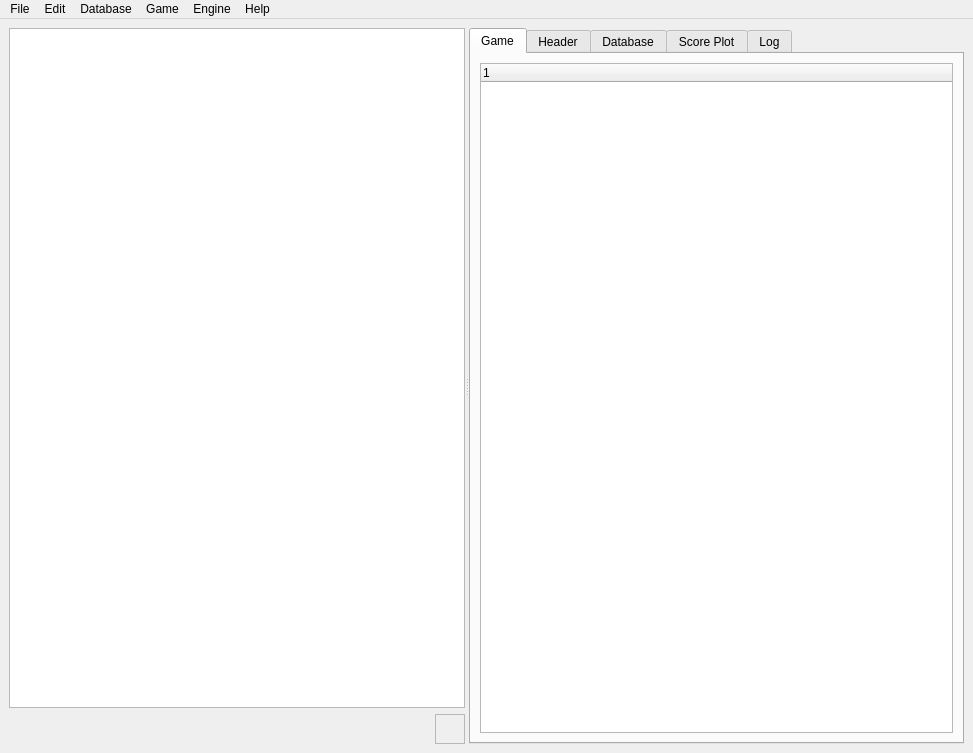
<?xml version="1.0" encoding="UTF-8"?>
<ui version="4.0">
 <class>MainWindow</class>
 <widget class="QMainWindow" name="MainWindow">
  <property name="geometry">
   <rect>
    <x>0</x>
    <y>0</y>
    <width>973</width>
    <height>753</height>
   </rect>
  </property>
  <property name="windowTitle">
   <string>MzChess</string>
  </property>
  <widget class="QWidget" name="centralWidget">
   <layout class="QVBoxLayout" name="verticalLayout_2">
    <item>
     <widget class="QSplitter" name="splitter">
      <property name="orientation">
       <enum>Qt::Horizontal</enum>
      </property>
      <widget class="QWidget" name="layoutWidget">
       <layout class="QVBoxLayout" name="verticalLayout">
        <item>
         <widget class="QBoardViewClass" name="boardGraphicsView">
          <property name="sizePolicy">
           <sizepolicy hsizetype="Preferred" vsizetype="Expanding">
            <horstretch>5</horstretch>
            <verstretch>0</verstretch>
           </sizepolicy>
          </property>
          <property name="minimumSize">
           <size>
            <width>100</width>
            <height>100</height>
           </size>
          </property>
         </widget>
        </item>
        <item>
         <layout class="QHBoxLayout" name="horizontalLayout">
          <item>
           <widget class="QLabel" name="materialLabel">
            <property name="sizePolicy">
             <sizepolicy hsizetype="Expanding" vsizetype="Fixed">
              <horstretch>0</horstretch>
              <verstretch>0</verstretch>
             </sizepolicy>
            </property>
            <property name="minimumSize">
             <size>
              <width>0</width>
              <height>30</height>
             </size>
            </property>
            <property name="maximumSize">
             <size>
              <width>16777215</width>
              <height>30</height>
             </size>
            </property>
            <property name="font">
             <font>
              <family>Chess Leipzig</family>
              <pointsize>20</pointsize>
             </font>
            </property>
            <property name="text">
             <string/>
            </property>
           </widget>
          </item>
          <item>
           <widget class="QFrame" name="turnFrame">
            <property name="sizePolicy">
             <sizepolicy hsizetype="Fixed" vsizetype="Fixed">
              <horstretch>0</horstretch>
              <verstretch>0</verstretch>
             </sizepolicy>
            </property>
            <property name="minimumSize">
             <size>
              <width>30</width>
              <height>30</height>
             </size>
            </property>
            <property name="autoFillBackground">
             <bool>true</bool>
            </property>
            <property name="frameShape">
             <enum>QFrame::StyledPanel</enum>
            </property>
            <property name="frameShadow">
             <enum>QFrame::Raised</enum>
            </property>
           </widget>
          </item>
         </layout>
        </item>
       </layout>
      </widget>
      <widget class="QTabWidget" name="tabWidget">
       <property name="sizePolicy">
        <sizepolicy hsizetype="Expanding" vsizetype="Preferred">
         <horstretch>0</horstretch>
         <verstretch>0</verstretch>
        </sizepolicy>
       </property>
       <property name="minimumSize">
        <size>
         <width>100</width>
         <height>0</height>
        </size>
       </property>
       <property name="maximumSize">
        <size>
         <width>16777215</width>
         <height>16777215</height>
        </size>
       </property>
       <property name="currentIndex">
        <number>0</number>
       </property>
       <widget class="QWidget" name="tabGame">
        <attribute name="title">
         <string>Game</string>
        </attribute>
        <layout class="QVBoxLayout" name="verticalLayout_3">
         <item>
          <widget class="GameTreeView" name="gameTreeViewWidget">
           <property name="editTriggers">
            <set>QAbstractItemView::EditKeyPressed</set>
           </property>
           <property name="expandsOnDoubleClick">
            <bool>true</bool>
           </property>
           <column>
            <property name="text">
             <string notr="true">1</string>
            </property>
           </column>
          </widget>
         </item>
        </layout>
       </widget>
       <widget class="QWidget" name="tabHeader">
        <attribute name="title">
         <string>Header</string>
        </attribute>
        <layout class="QVBoxLayout" name="verticalLayout_4">
         <item>
          <widget class="GameHeaderView" name="gameHeaderTableView">
           <property name="editTriggers">
            <set>QAbstractItemView::EditKeyPressed</set>
           </property>
           <property name="columnCount">
            <number>2</number>
           </property>
           <attribute name="horizontalHeaderVisible">
            <bool>false</bool>
           </attribute>
           <attribute name="horizontalHeaderStretchLastSection">
            <bool>true</bool>
           </attribute>
           <column/>
           <column/>
          </widget>
         </item>
        </layout>
       </widget>
       <widget class="QWidget" name="tabDatabase">
        <attribute name="title">
         <string>Database</string>
        </attribute>
        <layout class="QHBoxLayout" name="horizontalLayout_3">
         <item>
          <widget class="GameListTableView" name="gameListTableView">
           <property name="font">
            <font>
             <family>Courier</family>
             <pointsize>10</pointsize>
            </font>
           </property>
          </widget>
         </item>
        </layout>
       </widget>
       <widget class="QWidget" name="tabScorePlot">
        <attribute name="title">
         <string>Score Plot</string>
        </attribute>
        <layout class="QHBoxLayout" name="horizontalLayout_2">
         <item>
          <widget class="ScorePlot" name="scorePlotGraphicsView"/>
         </item>
        </layout>
       </widget>
       <widget class="QWidget" name="tabLog">
        <attribute name="title">
         <string>Log</string>
        </attribute>
        <layout class="QHBoxLayout" name="horizontalLayout_4">
         <item>
          <widget class="QUCIEdit" name="uciTextEdit"/>
         </item>
        </layout>
       </widget>
      </widget>
     </widget>
    </item>
   </layout>
  </widget>
  <widget class="QMenuBar" name="menuBar">
   <property name="geometry">
    <rect>
     <x>0</x>
     <y>0</y>
     <width>973</width>
     <height>21</height>
    </rect>
   </property>
   <widget class="QMenu" name="menuFile">
    <property name="title">
     <string>File</string>
    </property>
    <widget class="QMenu" name="menuRecentDB">
     <property name="title">
      <string>Recent</string>
     </property>
    </widget>
    <widget class="QMenu" name="menuEncoding">
     <property name="title">
      <string>Encoding</string>
     </property>
     <addaction name="actionUTF8"/>
     <addaction name="actionISO88591"/>
     <addaction name="actionASCII"/>
    </widget>
    <addaction name="menuEncoding"/>
    <addaction name="actionOpenDB"/>
    <addaction name="menuRecentDB"/>
    <addaction name="separator"/>
    <addaction name="actionSaveDB"/>
    <addaction name="actionSaveDBAs"/>
    <addaction name="actionAppend2DB"/>
    <addaction name="separator"/>
    <addaction name="actionSaveGame"/>
    <addaction name="separator"/>
    <addaction name="actionExit"/>
   </widget>
   <widget class="QMenu" name="menuEdit">
    <property name="title">
     <string>Edit</string>
    </property>
    <addaction name="actionFENBuilder"/>
    <addaction name="separator"/>
    <addaction name="actionCopyFEN"/>
    <addaction name="actionCopyGame"/>
    <addaction name="separator"/>
    <addaction name="actionUndo"/>
    <addaction name="actionRedo"/>
    <addaction name="actionUndoCurrentMove"/>
    <addaction name="separator"/>
    <addaction name="actionDeleteAllNAGs"/>
    <addaction name="actionDeleteAllComments"/>
    <addaction name="separator"/>
    <addaction name="actionNextMove"/>
    <addaction name="actionPreviousMove"/>
    <addaction name="separator"/>
    <addaction name="actionNextVariant"/>
    <addaction name="actionPreviousVariant"/>
    <addaction name="actionPromoteVariant"/>
    <addaction name="actionPromoteVariant2Main"/>
    <addaction name="actionDemoteVariant"/>
    <addaction name="actionDeleteVariant"/>
    <addaction name="actionDeleteAllVariants"/>
   </widget>
   <widget class="QMenu" name="menuGame">
    <property name="title">
     <string>Game</string>
    </property>
    <widget class="QMenu" name="menuEndGame">
     <property name="title">
      <string>End Game</string>
     </property>
     <addaction name="actionEGRunningGame"/>
     <addaction name="actionEGWhiteWins"/>
     <addaction name="actionEGBlackWins"/>
     <addaction name="actionEGDraw"/>
    </widget>
    <addaction name="actionSelectHeaderElements"/>
    <addaction name="menuEndGame"/>
    <addaction name="separator"/>
    <addaction name="actionFlipBoard"/>
    <addaction name="separator"/>
    <addaction name="actionShowOptions"/>
    <addaction name="actionWarnOfDanger"/>
   </widget>
   <widget class="QMenu" name="menuEngine">
    <property name="title">
     <string>Engine</string>
    </property>
    <widget class="QMenu" name="menuSelectEngine">
     <property name="title">
      <string>Select Engine</string>
     </property>
     <addaction name="separator"/>
    </widget>
    <widget class="QMenu" name="menuSearchDepth">
     <property name="title">
      <string>Search Depth</string>
     </property>
     <addaction name="actionSD05Moves"/>
     <addaction name="actionSD10Moves"/>
     <addaction name="actionSD15Moves"/>
     <addaction name="actionSD20Moves"/>
     <addaction name="actionSD25Moves"/>
    </widget>
    <widget class="QMenu" name="menuBlunderLimit">
     <property name="title">
      <string>Blunder Limit</string>
     </property>
     <addaction name="actionBLNone"/>
     <addaction name="separator"/>
     <addaction name="actionBL05Pawns"/>
     <addaction name="actionBL10Pawn"/>
     <addaction name="actionBL15Pawns"/>
     <addaction name="actionBL20Pawns"/>
     <addaction name="actionBL25Pawns"/>
     <addaction name="actionBL30Pawns"/>
    </widget>
    <widget class="QMenu" name="menuAnnotateVariants">
     <property name="title">
      <string>Annotate Variants</string>
     </property>
     <addaction name="actionAVNone"/>
     <addaction name="actionAVAll"/>
     <addaction name="separator"/>
     <addaction name="actionAV2Halfmoves"/>
     <addaction name="actionAV4Halfmoves"/>
     <addaction name="actionAV6Halfmoves"/>
    </widget>
    <widget class="QMenu" name="menuNumberOfAnnotations">
     <property name="title">
      <string># Annotations</string>
     </property>
     <addaction name="actionNA1"/>
     <addaction name="actionNA2"/>
     <addaction name="actionNA3"/>
    </widget>
    <widget class="QMenu" name="menuShowHints">
     <property name="title">
      <string>Show Hints for</string>
     </property>
     <addaction name="actionSHNone"/>
     <addaction name="actionSHAll"/>
     <addaction name="separator"/>
     <addaction name="actionSHWhite"/>
     <addaction name="actionSHBlack"/>
    </widget>
    <addaction name="menuSelectEngine"/>
    <addaction name="menuSearchDepth"/>
    <addaction name="separator"/>
    <addaction name="actionAnnotateCurrentMove"/>
    <addaction name="actionAnnotateAll"/>
    <addaction name="menuNumberOfAnnotations"/>
    <addaction name="menuBlunderLimit"/>
    <addaction name="menuAnnotateVariants"/>
    <addaction name="separator"/>
    <addaction name="actionShowScores"/>
    <addaction name="menuShowHints"/>
    <addaction name="separator"/>
    <addaction name="actionConfigureEngine"/>
    <addaction name="actionDebugEngine"/>
   </widget>
   <widget class="QMenu" name="menuDatabase">
    <property name="title">
     <string>Database</string>
    </property>
    <widget class="QMenu" name="menuMove_Game">
     <property name="title">
      <string>Move Game</string>
     </property>
     <addaction name="actionGameUp"/>
     <addaction name="actionGameDown"/>
    </widget>
    <addaction name="actionCloseDB"/>
    <addaction name="separator"/>
    <addaction name="actionAddGame"/>
    <addaction name="actionRemoveGames"/>
    <addaction name="menuMove_Game"/>
    <addaction name="separator"/>
    <addaction name="actionPasteFEN"/>
    <addaction name="actionPasteGame"/>
    <addaction name="separator"/>
    <addaction name="actionRecoverDB"/>
   </widget>
   <widget class="QMenu" name="menuHelp">
    <property name="title">
     <string>Help</string>
    </property>
    <addaction name="actionHelp"/>
    <addaction name="separator"/>
    <addaction name="actionAbout"/>
   </widget>
   <addaction name="menuFile"/>
   <addaction name="menuEdit"/>
   <addaction name="menuDatabase"/>
   <addaction name="menuGame"/>
   <addaction name="menuEngine"/>
   <addaction name="menuHelp"/>
  </widget>
  <action name="actionCopyFEN">
   <property name="text">
    <string>Copy FEN</string>
   </property>
   <property name="shortcut">
    <string>Ctrl+Shift+C</string>
   </property>
  </action>
  <action name="actionCopyGame">
   <property name="text">
    <string>Copy Game</string>
   </property>
   <property name="shortcut">
    <string>Ctrl+C</string>
   </property>
  </action>
  <action name="actionEGWhiteWins">
   <property name="text">
    <string>1-0</string>
   </property>
  </action>
  <action name="actionEGBlackWins">
   <property name="text">
    <string>0-1</string>
   </property>
  </action>
  <action name="actionEGDraw">
   <property name="text">
    <string>1/2-1/2</string>
   </property>
  </action>
  <action name="actionShowOptions">
   <property name="checkable">
    <bool>true</bool>
   </property>
   <property name="text">
    <string>Show Move Options</string>
   </property>
  </action>
  <action name="actionSD05Moves">
   <property name="checkable">
    <bool>true</bool>
   </property>
   <property name="text">
    <string>5 Moves</string>
   </property>
  </action>
  <action name="actionSD10Moves">
   <property name="checkable">
    <bool>true</bool>
   </property>
   <property name="text">
    <string>10 Moves</string>
   </property>
  </action>
  <action name="actionSD15Moves">
   <property name="checkable">
    <bool>true</bool>
   </property>
   <property name="checked">
    <bool>false</bool>
   </property>
   <property name="text">
    <string>15 Moves</string>
   </property>
  </action>
  <action name="actionSD20Moves">
   <property name="checkable">
    <bool>true</bool>
   </property>
   <property name="text">
    <string>20 Moves</string>
   </property>
  </action>
  <action name="actionSD25Moves">
   <property name="checkable">
    <bool>true</bool>
   </property>
   <property name="text">
    <string>25 Moves</string>
   </property>
  </action>
  <action name="actionNextMove">
   <property name="text">
    <string>Next Move</string>
   </property>
   <property name="shortcut">
    <string>Down</string>
   </property>
  </action>
  <action name="actionPreviousMove">
   <property name="text">
    <string>Previous Move</string>
   </property>
   <property name="shortcut">
    <string>Up</string>
   </property>
  </action>
  <action name="actionOpenDB">
   <property name="text">
    <string>Open DB ...</string>
   </property>
   <property name="shortcut">
    <string>Ctrl+O</string>
   </property>
  </action>
  <action name="actionSaveDBAs">
   <property name="text">
    <string>Save DB As ...</string>
   </property>
  </action>
  <action name="actionExit">
   <property name="text">
    <string>Exit</string>
   </property>
  </action>
  <action name="actionAppend2DB">
   <property name="checkable">
    <bool>true</bool>
   </property>
   <property name="text">
    <string>Append active DB to DB</string>
   </property>
  </action>
  <action name="actionSaveGame">
   <property name="text">
    <string>Save Game ...</string>
   </property>
  </action>
  <action name="actionCloseDB">
   <property name="text">
    <string>Close</string>
   </property>
  </action>
  <action name="actionAddGame">
   <property name="text">
    <string>Add Game</string>
   </property>
   <property name="shortcut">
    <string>Alt+N</string>
   </property>
  </action>
  <action name="actionRemoveGames">
   <property name="text">
    <string>Remove Games</string>
   </property>
   <property name="shortcut">
    <string>Alt+X</string>
   </property>
  </action>
  <action name="actionFlipBoard">
   <property name="checkable">
    <bool>true</bool>
   </property>
   <property name="text">
    <string>Rotate Board</string>
   </property>
   <property name="shortcut">
    <string>Ctrl+F</string>
   </property>
  </action>
  <action name="actionNextVariant">
   <property name="text">
    <string>Next Variant</string>
   </property>
   <property name="shortcut">
    <string>Right</string>
   </property>
  </action>
  <action name="actionPreviousVariant">
   <property name="text">
    <string>Previous Variant</string>
   </property>
   <property name="shortcut">
    <string>Left</string>
   </property>
  </action>
  <action name="actionShowScores">
   <property name="checkable">
    <bool>true</bool>
   </property>
   <property name="text">
    <string>Show Scores</string>
   </property>
  </action>
  <action name="actionWarnOfDanger">
   <property name="checkable">
    <bool>true</bool>
   </property>
   <property name="text">
    <string>Warn of Danger</string>
   </property>
   <property name="shortcut">
    <string>Ctrl+W</string>
   </property>
  </action>
  <action name="actionUndo">
   <property name="text">
    <string>Undo Last Action</string>
   </property>
   <property name="toolTip">
    <string>Undo Last Action</string>
   </property>
   <property name="shortcut">
    <string>Ctrl+Z</string>
   </property>
  </action>
  <action name="actionAnnotateCurrentMove">
   <property name="text">
    <string>Score Current Move</string>
   </property>
  </action>
  <action name="actionBLNone">
   <property name="checkable">
    <bool>true</bool>
   </property>
   <property name="checked">
    <bool>false</bool>
   </property>
   <property name="text">
    <string>None</string>
   </property>
  </action>
  <action name="actionBL05Pawns">
   <property name="checkable">
    <bool>true</bool>
   </property>
   <property name="text">
    <string>0.5 pawns</string>
   </property>
  </action>
  <action name="actionBL10Pawn">
   <property name="checkable">
    <bool>true</bool>
   </property>
   <property name="text">
    <string>1 pawn</string>
   </property>
  </action>
  <action name="actionBL15Pawns">
   <property name="checkable">
    <bool>true</bool>
   </property>
   <property name="text">
    <string>1.5 pawns</string>
   </property>
  </action>
  <action name="actionBL20Pawns">
   <property name="checkable">
    <bool>true</bool>
   </property>
   <property name="text">
    <string>2 pawns</string>
   </property>
  </action>
  <action name="actionBL25Pawns">
   <property name="checkable">
    <bool>true</bool>
   </property>
   <property name="text">
    <string>2.5 pawns</string>
   </property>
  </action>
  <action name="actionBL30Pawns">
   <property name="checkable">
    <bool>true</bool>
   </property>
   <property name="text">
    <string>3 pawns</string>
   </property>
  </action>
  <action name="actionAVNone">
   <property name="checkable">
    <bool>true</bool>
   </property>
   <property name="checked">
    <bool>false</bool>
   </property>
   <property name="text">
    <string>None</string>
   </property>
  </action>
  <action name="actionAV2Halfmoves">
   <property name="checkable">
    <bool>true</bool>
   </property>
   <property name="text">
    <string>2 Halfmoves</string>
   </property>
  </action>
  <action name="actionAV4Halfmoves">
   <property name="checkable">
    <bool>true</bool>
   </property>
   <property name="text">
    <string>4 Halfmoves</string>
   </property>
  </action>
  <action name="actionAV6Halfmoves">
   <property name="checkable">
    <bool>true</bool>
   </property>
   <property name="text">
    <string>6 Halfmoves</string>
   </property>
  </action>
  <action name="actionAVAll">
   <property name="checkable">
    <bool>true</bool>
   </property>
   <property name="text">
    <string>All</string>
   </property>
  </action>
  <action name="actionConfigureEngine">
   <property name="text">
    <string>Configure ...</string>
   </property>
  </action>
  <action name="actionDebugEngine">
   <property name="checkable">
    <bool>true</bool>
   </property>
   <property name="text">
    <string>Debug</string>
   </property>
  </action>
  <action name="actionAbout">
   <property name="text">
    <string>About ...</string>
   </property>
  </action>
  <action name="actionPromoteVariant">
   <property name="text">
    <string>Promote Variant</string>
   </property>
   <property name="shortcut">
    <string>Ctrl+Up</string>
   </property>
  </action>
  <action name="actionDeleteVariant">
   <property name="text">
    <string>Delete Variant</string>
   </property>
   <property name="shortcut">
    <string>Ctrl+Del</string>
   </property>
  </action>
  <action name="actionAnnotateAll">
   <property name="text">
    <string>Annotate All</string>
   </property>
  </action>
  <action name="actionNA1">
   <property name="checkable">
    <bool>true</bool>
   </property>
   <property name="text">
    <string>1 variant</string>
   </property>
  </action>
  <action name="actionNA2">
   <property name="checkable">
    <bool>true</bool>
   </property>
   <property name="text">
    <string>2 variants</string>
   </property>
  </action>
  <action name="actionNA3">
   <property name="checkable">
    <bool>true</bool>
   </property>
   <property name="text">
    <string>3 variants</string>
   </property>
  </action>
  <action name="actionUTF8">
   <property name="checkable">
    <bool>true</bool>
   </property>
   <property name="checked">
    <bool>true</bool>
   </property>
   <property name="text">
    <string>UTF-8</string>
   </property>
  </action>
  <action name="actionISO88591">
   <property name="checkable">
    <bool>true</bool>
   </property>
   <property name="text">
    <string>ISO 8859/1</string>
   </property>
  </action>
  <action name="actionASCII">
   <property name="checkable">
    <bool>true</bool>
   </property>
   <property name="text">
    <string>ASCII</string>
   </property>
  </action>
  <action name="actionHelp">
   <property name="text">
    <string>Help ...</string>
   </property>
  </action>
  <action name="actionDemoteVariant">
   <property name="text">
    <string>Demote Variant</string>
   </property>
   <property name="shortcut">
    <string>Ctrl+Down</string>
   </property>
  </action>
  <action name="actionPromoteVariant2Main">
   <property name="text">
    <string>Promote Variant to Main</string>
   </property>
   <property name="shortcut">
    <string>Ctrl+Shift+Up</string>
   </property>
  </action>
  <action name="actionSelectHeaderElements">
   <property name="text">
    <string>Select Header Elements ...</string>
   </property>
  </action>
  <action name="actionEGRunningGame">
   <property name="text">
    <string>*</string>
   </property>
  </action>
  <action name="actionFENBuilder">
   <property name="text">
    <string>FEN Builder ...</string>
   </property>
  </action>
  <action name="actionSHNone">
   <property name="checkable">
    <bool>true</bool>
   </property>
   <property name="text">
    <string>None</string>
   </property>
  </action>
  <action name="actionSHWhite">
   <property name="checkable">
    <bool>true</bool>
   </property>
   <property name="text">
    <string>White</string>
   </property>
  </action>
  <action name="actionSHBlack">
   <property name="checkable">
    <bool>true</bool>
   </property>
   <property name="text">
    <string>Black</string>
   </property>
  </action>
  <action name="actionSHAll">
   <property name="checkable">
    <bool>true</bool>
   </property>
   <property name="text">
    <string>All</string>
   </property>
  </action>
  <action name="actionPasteFEN">
   <property name="text">
    <string>Paste FEN</string>
   </property>
  </action>
  <action name="actionPasteGame">
   <property name="text">
    <string>Paste Game</string>
   </property>
  </action>
  <action name="actionRecoverDB">
   <property name="text">
    <string>Recover </string>
   </property>
   <property name="toolTip">
    <string>Recover last database</string>
   </property>
  </action>
  <action name="actionSaveDB">
   <property name="text">
    <string>Save DB</string>
   </property>
   <property name="toolTip">
    <string>Save active DB</string>
   </property>
   <property name="shortcut">
    <string>Ctrl+S</string>
   </property>
  </action>
  <action name="actionGameUp">
   <property name="text">
    <string>Up</string>
   </property>
   <property name="shortcut">
    <string>Alt+Up</string>
   </property>
  </action>
  <action name="actionGameDown">
   <property name="text">
    <string>Down</string>
   </property>
   <property name="shortcut">
    <string>Alt+Down</string>
   </property>
  </action>
  <action name="actionUndoCurrentMove">
   <property name="text">
    <string>Undo Current Move</string>
   </property>
   <property name="toolTip">
    <string>Undo Current Move</string>
   </property>
  </action>
  <action name="actionDeleteAllVariants">
   <property name="text">
    <string>Delete All Variants</string>
   </property>
  </action>
  <action name="actionDeleteAllNAGs">
   <property name="text">
    <string>Delete All Annotation Glyphs</string>
   </property>
  </action>
  <action name="actionDeleteAllComments">
   <property name="text">
    <string>Delete All Comments and Scores</string>
   </property>
   <property name="toolTip">
    <string>Delete All Comments and Scores</string>
   </property>
  </action>
  <action name="actionRedo">
   <property name="text">
    <string>Redo Last Action</string>
   </property>
   <property name="shortcut">
    <string>Ctrl+Y</string>
   </property>
  </action>
 </widget>
 <customwidgets>
  <customwidget>
   <class>QBoardViewClass</class>
   <extends>QGraphicsView</extends>
   <header>qboardviewclass</header>
  </customwidget>
  <customwidget>
   <class>GameTreeView</class>
   <extends>QTreeWidget</extends>
   <header>gametreeview</header>
   <container>1</container>
  </customwidget>
  <customwidget>
   <class>GameListTableView</class>
   <extends>QTableView</extends>
   <header>gamelisttableview</header>
  </customwidget>
  <customwidget>
   <class>GameHeaderView</class>
   <extends>QTableWidget</extends>
   <header>gameheaderview</header>
  </customwidget>
  <customwidget>
   <class>ScorePlot</class>
   <extends>QGraphicsView</extends>
   <header location="global">scoreplotgraphicsview</header>
  </customwidget>
  <customwidget>
   <class>QUCIEdit</class>
   <extends>QTextEdit</extends>
   <header>uciedit</header>
  </customwidget>
 </customwidgets>
 <resources/>
 <connections/>
</ui>
